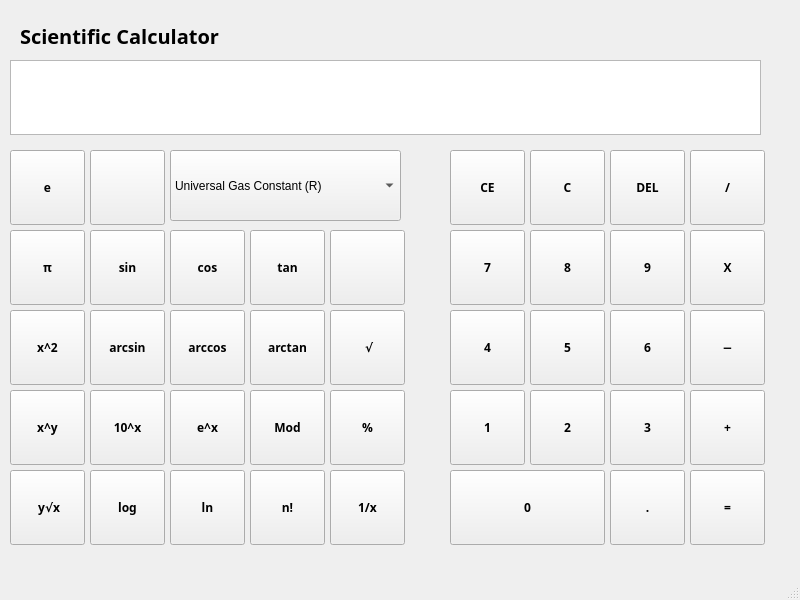
<?xml version="1.0" encoding="UTF-8"?>
<ui version="4.0">
 <class>MainWindow</class>
 <widget class="QMainWindow" name="MainWindow">
  <property name="geometry">
   <rect>
    <x>0</x>
    <y>0</y>
    <width>800</width>
    <height>600</height>
   </rect>
  </property>
  <property name="windowTitle">
   <string>MainWindow</string>
  </property>
  <property name="autoFillBackground">
   <bool>false</bool>
  </property>
  <widget class="QWidget" name="centralwidget">
   <widget class="QPushButton" name="pushButton">
    <property name="geometry">
     <rect>
      <x>450</x>
      <y>150</y>
      <width>75</width>
      <height>75</height>
     </rect>
    </property>
    <property name="font">
     <font>
      <family>Purisa</family>
      <weight>75</weight>
      <bold>true</bold>
     </font>
    </property>
    <property name="text">
     <string>CE</string>
    </property>
   </widget>
   <widget class="QPushButton" name="clearButton">
    <property name="geometry">
     <rect>
      <x>530</x>
      <y>150</y>
      <width>75</width>
      <height>75</height>
     </rect>
    </property>
    <property name="font">
     <font>
      <family>Purisa</family>
      <weight>75</weight>
      <bold>true</bold>
     </font>
    </property>
    <property name="text">
     <string>C</string>
    </property>
   </widget>
   <widget class="QPushButton" name="deleteButton">
    <property name="geometry">
     <rect>
      <x>610</x>
      <y>150</y>
      <width>75</width>
      <height>75</height>
     </rect>
    </property>
    <property name="font">
     <font>
      <family>Purisa</family>
      <weight>75</weight>
      <bold>true</bold>
     </font>
    </property>
    <property name="text">
     <string>DEL</string>
    </property>
   </widget>
   <widget class="QPushButton" name="numeral_9">
    <property name="geometry">
     <rect>
      <x>610</x>
      <y>230</y>
      <width>75</width>
      <height>75</height>
     </rect>
    </property>
    <property name="font">
     <font>
      <family>Purisa</family>
      <weight>75</weight>
      <bold>true</bold>
     </font>
    </property>
    <property name="text">
     <string>9</string>
    </property>
   </widget>
   <widget class="QPushButton" name="numeral_8">
    <property name="geometry">
     <rect>
      <x>530</x>
      <y>230</y>
      <width>75</width>
      <height>75</height>
     </rect>
    </property>
    <property name="font">
     <font>
      <family>Purisa</family>
      <weight>75</weight>
      <bold>true</bold>
     </font>
    </property>
    <property name="text">
     <string>8</string>
    </property>
   </widget>
   <widget class="QPushButton" name="numeral_7">
    <property name="geometry">
     <rect>
      <x>450</x>
      <y>230</y>
      <width>75</width>
      <height>75</height>
     </rect>
    </property>
    <property name="font">
     <font>
      <family>Purisa</family>
      <weight>75</weight>
      <bold>true</bold>
     </font>
    </property>
    <property name="text">
     <string>7</string>
    </property>
   </widget>
   <widget class="QPushButton" name="numeral_6">
    <property name="geometry">
     <rect>
      <x>610</x>
      <y>310</y>
      <width>75</width>
      <height>75</height>
     </rect>
    </property>
    <property name="font">
     <font>
      <family>Purisa</family>
      <weight>75</weight>
      <bold>true</bold>
     </font>
    </property>
    <property name="text">
     <string>6</string>
    </property>
   </widget>
   <widget class="QPushButton" name="numeral_5">
    <property name="geometry">
     <rect>
      <x>530</x>
      <y>310</y>
      <width>75</width>
      <height>75</height>
     </rect>
    </property>
    <property name="font">
     <font>
      <family>Purisa</family>
      <weight>75</weight>
      <bold>true</bold>
     </font>
    </property>
    <property name="text">
     <string>5</string>
    </property>
   </widget>
   <widget class="QPushButton" name="numeral_4">
    <property name="geometry">
     <rect>
      <x>450</x>
      <y>310</y>
      <width>75</width>
      <height>75</height>
     </rect>
    </property>
    <property name="font">
     <font>
      <family>Purisa</family>
      <weight>75</weight>
      <bold>true</bold>
     </font>
    </property>
    <property name="text">
     <string>4</string>
    </property>
   </widget>
   <widget class="QPushButton" name="numeral_3">
    <property name="geometry">
     <rect>
      <x>610</x>
      <y>390</y>
      <width>75</width>
      <height>75</height>
     </rect>
    </property>
    <property name="font">
     <font>
      <family>Purisa</family>
      <weight>75</weight>
      <bold>true</bold>
     </font>
    </property>
    <property name="text">
     <string>3</string>
    </property>
   </widget>
   <widget class="QPushButton" name="numeral_2">
    <property name="geometry">
     <rect>
      <x>530</x>
      <y>390</y>
      <width>75</width>
      <height>75</height>
     </rect>
    </property>
    <property name="font">
     <font>
      <family>Purisa</family>
      <weight>75</weight>
      <bold>true</bold>
     </font>
    </property>
    <property name="text">
     <string>2</string>
    </property>
   </widget>
   <widget class="QPushButton" name="numeral_1">
    <property name="geometry">
     <rect>
      <x>450</x>
      <y>390</y>
      <width>75</width>
      <height>75</height>
     </rect>
    </property>
    <property name="font">
     <font>
      <family>Purisa</family>
      <weight>75</weight>
      <bold>true</bold>
     </font>
    </property>
    <property name="text">
     <string>1</string>
    </property>
   </widget>
   <widget class="QPushButton" name="divideButton">
    <property name="geometry">
     <rect>
      <x>690</x>
      <y>150</y>
      <width>75</width>
      <height>75</height>
     </rect>
    </property>
    <property name="font">
     <font>
      <family>Purisa</family>
      <weight>75</weight>
      <bold>true</bold>
     </font>
    </property>
    <property name="text">
     <string>/</string>
    </property>
   </widget>
   <widget class="QPushButton" name="multiplyButton">
    <property name="geometry">
     <rect>
      <x>690</x>
      <y>230</y>
      <width>75</width>
      <height>75</height>
     </rect>
    </property>
    <property name="font">
     <font>
      <family>Purisa</family>
      <weight>75</weight>
      <bold>true</bold>
     </font>
    </property>
    <property name="text">
     <string>X</string>
    </property>
   </widget>
   <widget class="QPushButton" name="addButton">
    <property name="geometry">
     <rect>
      <x>690</x>
      <y>390</y>
      <width>75</width>
      <height>75</height>
     </rect>
    </property>
    <property name="font">
     <font>
      <family>Purisa</family>
      <weight>75</weight>
      <bold>true</bold>
     </font>
    </property>
    <property name="text">
     <string>+</string>
    </property>
   </widget>
   <widget class="QPushButton" name="subtractButton">
    <property name="geometry">
     <rect>
      <x>690</x>
      <y>310</y>
      <width>75</width>
      <height>75</height>
     </rect>
    </property>
    <property name="font">
     <font>
      <family>Purisa</family>
      <weight>75</weight>
      <bold>true</bold>
     </font>
    </property>
    <property name="text">
     <string>−</string>
    </property>
   </widget>
   <widget class="QPushButton" name="decimalButton">
    <property name="geometry">
     <rect>
      <x>610</x>
      <y>470</y>
      <width>75</width>
      <height>75</height>
     </rect>
    </property>
    <property name="font">
     <font>
      <family>Purisa</family>
      <weight>75</weight>
      <bold>true</bold>
     </font>
    </property>
    <property name="text">
     <string>.</string>
    </property>
   </widget>
   <widget class="QPushButton" name="ansButton">
    <property name="geometry">
     <rect>
      <x>690</x>
      <y>470</y>
      <width>75</width>
      <height>75</height>
     </rect>
    </property>
    <property name="font">
     <font>
      <family>Purisa</family>
      <weight>75</weight>
      <bold>true</bold>
     </font>
    </property>
    <property name="text">
     <string>=</string>
    </property>
   </widget>
   <widget class="QPushButton" name="numeral_0">
    <property name="geometry">
     <rect>
      <x>450</x>
      <y>470</y>
      <width>155</width>
      <height>75</height>
     </rect>
    </property>
    <property name="font">
     <font>
      <family>Purisa</family>
      <weight>75</weight>
      <bold>true</bold>
     </font>
    </property>
    <property name="text">
     <string>0</string>
    </property>
   </widget>
   <widget class="QPushButton" name="sinButton">
    <property name="geometry">
     <rect>
      <x>90</x>
      <y>230</y>
      <width>75</width>
      <height>75</height>
     </rect>
    </property>
    <property name="font">
     <font>
      <family>Purisa</family>
      <weight>75</weight>
      <bold>true</bold>
     </font>
    </property>
    <property name="text">
     <string>sin</string>
    </property>
   </widget>
   <widget class="QPushButton" name="taninverseButton">
    <property name="geometry">
     <rect>
      <x>250</x>
      <y>310</y>
      <width>75</width>
      <height>75</height>
     </rect>
    </property>
    <property name="font">
     <font>
      <family>Purisa</family>
      <weight>75</weight>
      <bold>true</bold>
     </font>
    </property>
    <property name="text">
     <string>arctan</string>
    </property>
   </widget>
   <widget class="QPushButton" name="tanButton">
    <property name="geometry">
     <rect>
      <x>250</x>
      <y>230</y>
      <width>75</width>
      <height>75</height>
     </rect>
    </property>
    <property name="font">
     <font>
      <family>Purisa</family>
      <weight>75</weight>
      <bold>true</bold>
     </font>
    </property>
    <property name="text">
     <string>tan</string>
    </property>
   </widget>
   <widget class="QPushButton" name="eraiseButton">
    <property name="geometry">
     <rect>
      <x>170</x>
      <y>390</y>
      <width>75</width>
      <height>75</height>
     </rect>
    </property>
    <property name="font">
     <font>
      <family>Purisa</family>
      <weight>75</weight>
      <bold>true</bold>
     </font>
    </property>
    <property name="text">
     <string>e^x</string>
    </property>
   </widget>
   <widget class="QPushButton" name="sqrButton">
    <property name="geometry">
     <rect>
      <x>10</x>
      <y>310</y>
      <width>75</width>
      <height>75</height>
     </rect>
    </property>
    <property name="font">
     <font>
      <family>Purisa</family>
      <weight>75</weight>
      <bold>true</bold>
     </font>
    </property>
    <property name="text">
     <string>x^2</string>
    </property>
   </widget>
   <widget class="QPushButton" name="pushButton_26">
    <property name="geometry">
     <rect>
      <x>90</x>
      <y>150</y>
      <width>75</width>
      <height>75</height>
     </rect>
    </property>
    <property name="font">
     <font>
      <family>Purisa</family>
      <weight>75</weight>
      <bold>true</bold>
     </font>
    </property>
    <property name="text">
     <string/>
    </property>
   </widget>
   <widget class="QPushButton" name="modButton">
    <property name="geometry">
     <rect>
      <x>250</x>
      <y>390</y>
      <width>75</width>
      <height>75</height>
     </rect>
    </property>
    <property name="font">
     <font>
      <family>Purisa</family>
      <weight>75</weight>
      <bold>true</bold>
     </font>
    </property>
    <property name="text">
     <string>Mod</string>
    </property>
   </widget>
   <widget class="QPushButton" name="eButton">
    <property name="geometry">
     <rect>
      <x>10</x>
      <y>150</y>
      <width>75</width>
      <height>75</height>
     </rect>
    </property>
    <property name="font">
     <font>
      <family>Purisa</family>
      <weight>75</weight>
      <bold>true</bold>
     </font>
    </property>
    <property name="text">
     <string>e</string>
    </property>
   </widget>
   <widget class="QPushButton" name="sininverseButton">
    <property name="geometry">
     <rect>
      <x>90</x>
      <y>310</y>
      <width>75</width>
      <height>75</height>
     </rect>
    </property>
    <property name="font">
     <font>
      <family>Purisa</family>
      <weight>75</weight>
      <bold>true</bold>
     </font>
    </property>
    <property name="text">
     <string>arcsin</string>
    </property>
   </widget>
   <widget class="QPushButton" name="cosinverseButton">
    <property name="geometry">
     <rect>
      <x>170</x>
      <y>310</y>
      <width>75</width>
      <height>75</height>
     </rect>
    </property>
    <property name="font">
     <font>
      <family>Purisa</family>
      <weight>75</weight>
      <bold>true</bold>
     </font>
    </property>
    <property name="text">
     <string>arccos</string>
    </property>
   </widget>
   <widget class="QPushButton" name="xraiseyButton">
    <property name="geometry">
     <rect>
      <x>10</x>
      <y>390</y>
      <width>75</width>
      <height>75</height>
     </rect>
    </property>
    <property name="font">
     <font>
      <family>Purisa</family>
      <weight>75</weight>
      <bold>true</bold>
     </font>
    </property>
    <property name="text">
     <string>x^y</string>
    </property>
   </widget>
   <widget class="QPushButton" name="tenraiseButton">
    <property name="geometry">
     <rect>
      <x>90</x>
      <y>390</y>
      <width>75</width>
      <height>75</height>
     </rect>
    </property>
    <property name="font">
     <font>
      <family>Purisa</family>
      <weight>75</weight>
      <bold>true</bold>
     </font>
    </property>
    <property name="text">
     <string>10^x</string>
    </property>
   </widget>
   <widget class="QPushButton" name="cosButton">
    <property name="geometry">
     <rect>
      <x>170</x>
      <y>230</y>
      <width>75</width>
      <height>75</height>
     </rect>
    </property>
    <property name="font">
     <font>
      <family>Purisa</family>
      <weight>75</weight>
      <bold>true</bold>
     </font>
    </property>
    <property name="text">
     <string>cos</string>
    </property>
   </widget>
   <widget class="QPushButton" name="piButton">
    <property name="geometry">
     <rect>
      <x>10</x>
      <y>230</y>
      <width>75</width>
      <height>75</height>
     </rect>
    </property>
    <property name="font">
     <font>
      <family>Purisa</family>
      <weight>75</weight>
      <bold>true</bold>
      <kerning>true</kerning>
     </font>
    </property>
    <property name="text">
     <string>π</string>
    </property>
   </widget>
   <widget class="QPushButton" name="sqrtButton">
    <property name="geometry">
     <rect>
      <x>330</x>
      <y>310</y>
      <width>75</width>
      <height>75</height>
     </rect>
    </property>
    <property name="font">
     <font>
      <family>Purisa</family>
      <weight>75</weight>
      <bold>true</bold>
     </font>
    </property>
    <property name="text">
     <string> √</string>
    </property>
   </widget>
   <widget class="QPushButton" name="pushButton_37">
    <property name="geometry">
     <rect>
      <x>330</x>
      <y>230</y>
      <width>75</width>
      <height>75</height>
     </rect>
    </property>
    <property name="font">
     <font>
      <family>Purisa</family>
      <weight>75</weight>
      <bold>true</bold>
     </font>
    </property>
    <property name="text">
     <string/>
    </property>
   </widget>
   <widget class="QPushButton" name="percentButton">
    <property name="geometry">
     <rect>
      <x>330</x>
      <y>390</y>
      <width>75</width>
      <height>75</height>
     </rect>
    </property>
    <property name="font">
     <font>
      <family>Purisa</family>
      <weight>75</weight>
      <bold>true</bold>
     </font>
    </property>
    <property name="text">
     <string>%</string>
    </property>
   </widget>
   <widget class="QPushButton" name="facButton">
    <property name="geometry">
     <rect>
      <x>250</x>
      <y>470</y>
      <width>75</width>
      <height>75</height>
     </rect>
    </property>
    <property name="font">
     <font>
      <family>Purisa</family>
      <weight>75</weight>
      <bold>true</bold>
     </font>
    </property>
    <property name="text">
     <string>n!</string>
    </property>
   </widget>
   <widget class="QPushButton" name="logButton">
    <property name="geometry">
     <rect>
      <x>90</x>
      <y>470</y>
      <width>75</width>
      <height>75</height>
     </rect>
    </property>
    <property name="font">
     <font>
      <family>Purisa</family>
      <weight>75</weight>
      <bold>true</bold>
     </font>
    </property>
    <property name="text">
     <string>log</string>
    </property>
   </widget>
   <widget class="QPushButton" name="lnButton">
    <property name="geometry">
     <rect>
      <x>170</x>
      <y>470</y>
      <width>75</width>
      <height>75</height>
     </rect>
    </property>
    <property name="font">
     <font>
      <family>Purisa</family>
      <weight>75</weight>
      <bold>true</bold>
     </font>
    </property>
    <property name="text">
     <string>ln</string>
    </property>
   </widget>
   <widget class="QPushButton" name="reciprocalButton">
    <property name="geometry">
     <rect>
      <x>330</x>
      <y>470</y>
      <width>75</width>
      <height>75</height>
     </rect>
    </property>
    <property name="font">
     <font>
      <family>Purisa</family>
      <weight>75</weight>
      <bold>true</bold>
     </font>
    </property>
    <property name="text">
     <string>1/x</string>
    </property>
   </widget>
   <widget class="QPushButton" name="yrootxButton">
    <property name="geometry">
     <rect>
      <x>10</x>
      <y>470</y>
      <width>75</width>
      <height>75</height>
     </rect>
    </property>
    <property name="font">
     <font>
      <family>Purisa</family>
      <weight>75</weight>
      <bold>true</bold>
     </font>
    </property>
    <property name="text">
     <string> y√x</string>
    </property>
   </widget>
   <widget class="QLabel" name="label">
    <property name="geometry">
     <rect>
      <x>20</x>
      <y>10</y>
      <width>241</width>
      <height>51</height>
     </rect>
    </property>
    <property name="font">
     <font>
      <family>Purisa</family>
      <pointsize>15</pointsize>
      <weight>75</weight>
      <bold>true</bold>
     </font>
    </property>
    <property name="text">
     <string>Scientific Calculator</string>
    </property>
   </widget>
   <widget class="QTextEdit" name="textEdit">
    <property name="geometry">
     <rect>
      <x>10</x>
      <y>60</y>
      <width>751</width>
      <height>75</height>
     </rect>
    </property>
   </widget>
   <widget class="QComboBox" name="pconstBox">
    <property name="geometry">
     <rect>
      <x>170</x>
      <y>150</y>
      <width>231</width>
      <height>71</height>
     </rect>
    </property>
    <item>
     <property name="text">
      <string>Universal Gas Constant (R)</string>
     </property>
    </item>
    <item>
     <property name="text">
      <string>Boltzmann's Constant (k)</string>
     </property>
    </item>
    <item>
     <property name="text">
      <string>Avogadro Number (N)</string>
     </property>
    </item>
    <item>
     <property name="text">
      <string>Planck's Constant (h)</string>
     </property>
    </item>
    <item>
     <property name="text">
      <string>Stefan - Boltzmann Constant</string>
     </property>
    </item>
    <item>
     <property name="text">
      <string/>
     </property>
    </item>
   </widget>
  </widget>
  <widget class="QMenuBar" name="menubar">
   <property name="geometry">
    <rect>
     <x>0</x>
     <y>0</y>
     <width>800</width>
     <height>23</height>
    </rect>
   </property>
  </widget>
  <widget class="QStatusBar" name="statusbar"/>
 </widget>
 <resources/>
 <connections/>
</ui>
